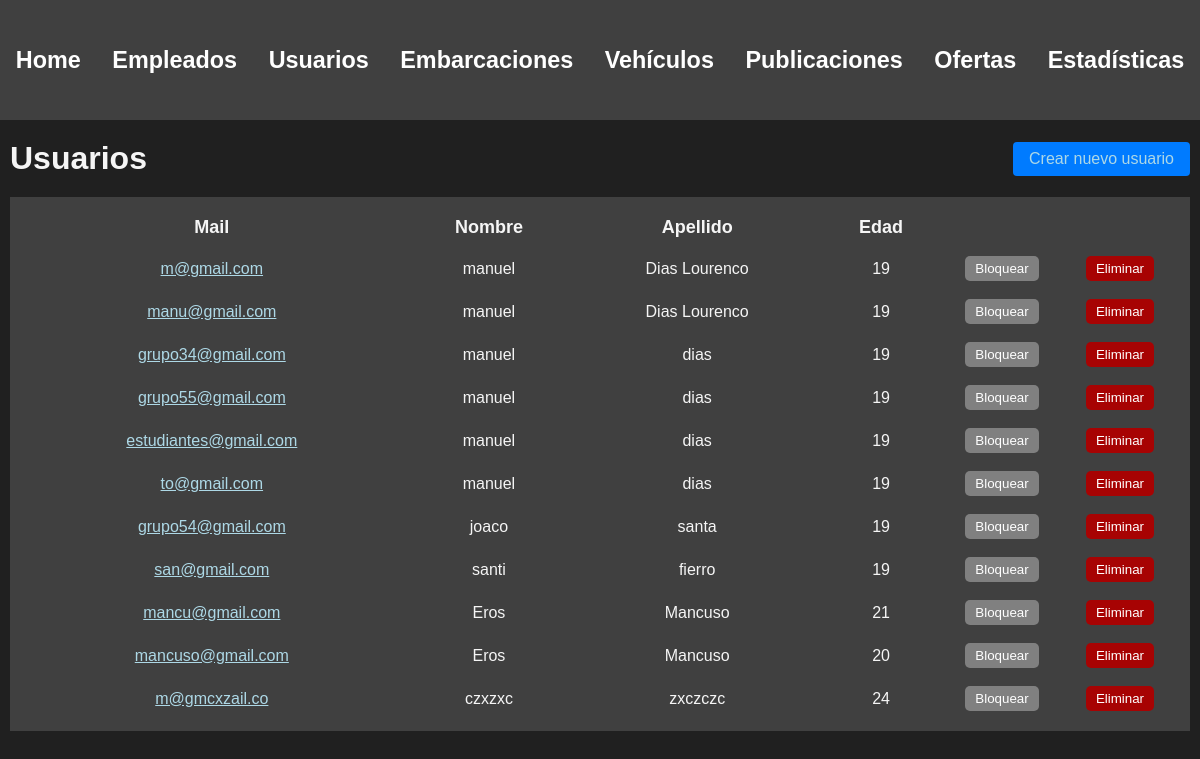
/administracion/usuarios/ (signed in), run on an earlier commit of the app's database.
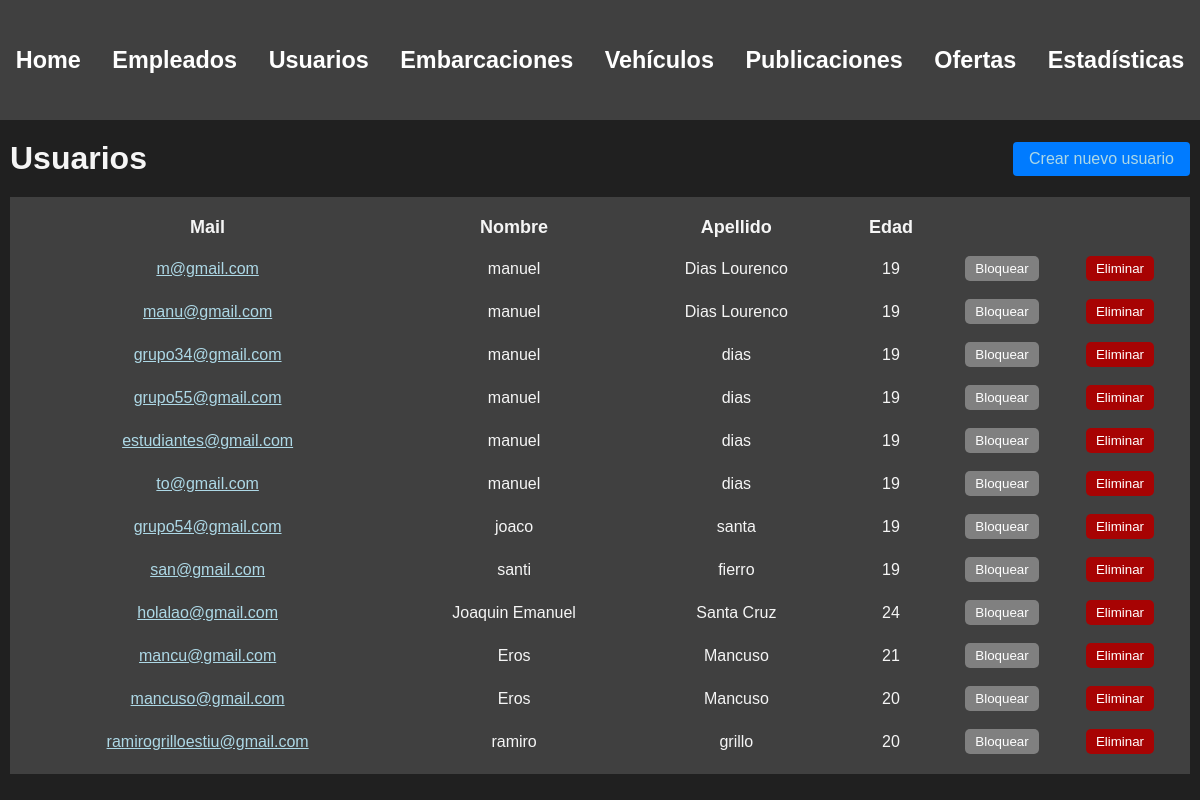
And on a later commit of the database.
### usuarios/models.py (models this page shows, shortened)
class Usuario(AbstractBaseUser, PermissionsMixin):
    nombre = models.CharField(max_length=50)
    apellido = models.CharField(max_length=50)
    fecha_nacimiento = models.DateField()
    telefono = models.CharField(max_length=13)
    mail = models.EmailField(max_length=50, unique=True)
    password = models.CharField(max_length=128)
    is_staff= models.BooleanField(default=False)
    is_blocked= models.BooleanField(default=False)
    USERNAME_FIELD = 'mail'
    REQUIRED_FIELDS = ['nombre', 'apellido', 'fecha_nacimiento', 'telefono']

### administrador/views.py (the view)
# urls.py: path('', include('usuarios.urls')),
@login_required(login_url=reverse_lazy('home'))
def usuarios(request):
    chequear_admin(request.user)
    usuarios = Usuario.objects.filter(is_staff=False)
    for usuario in usuarios:
        usuario.edad = calcular_edad(usuario.fecha_nacimiento)
    return render(request, 'users.html', {
        'usuarios' : usuarios
    })

### administrador/backend.py (called while the page is built)
def calcular_edad(fecha_nacimiento):
    fecha_actual = datetime.now()
    edad = fecha_actual.year - fecha_nacimiento.year - ((fecha_actual.month, fecha_actual.day) < (fecha_nacimiento.month, fecha_nacimiento.day))
    return edad

def chequear_admin(user):
    if not user.is_superuser:
        return redirect('home')

### autenticacion/backend.py (called while the page is built)
    def get_user(self, user_id):
        UserModel = get_user_model()
        try:
            return UserModel.objects.get(pk=user_id)
        except UserModel.DoesNotExist:
            return None

### administrador/templates/users.html (shortened to what this page needs)
{% extends 'layouts/navbar.html' %}
{% block content %}
<div class="header">
    <h1>Usuarios</h1>
    <a href="{% url 'crear usuario' %}" class="btn btn-primary">Crear nuevo usuario</a>
</div>
<table>
    <thead>
        <tr>
            <th>Mail</th>
            <th>Nombre</th>
            <th>Apellido</th>
            <th>Edad</th>
            <th></th>
            <th></th>
        </tr>
    </thead>
    <tbody>
        {% for usuario in usuarios %}
            <tr>
                <td>
                    <a href="{% url 'ver perfil' usuario.id %}"> {{usuario.mail}} </a>
                </td>
                <td>{{usuario.nombre}}</td>
                <td>{{usuario.apellido}}</td>
                <td>{{usuario.edad}}</td>
                <td>
                    {% if usuario.is_blocked %}
                        <form action="{% url 'desbloquear usuario' %}" method="post">
                            {% csrf_token %}
                            <input type="hidden" name="usuario_id" value="{{ usuario.id }}">
                            <button type="submit" class="btn-block">Desbloquear</button>
                        </form>
                    {% else %}
                        <form action="{% url 'bloquear usuario' %}" method="post">
                            <button type="submit" class="btn-block">Bloquear</button>
                        </form>
                    {% endif %}
                </td>
                <td>
                    <button class="btn-delete">Eliminar</button>
                </td>
            </tr>
        {% endfor %}
    </tbody>
</table>
{% endblock %}

### administrador/templates/layouts/navbar.html (shortened to what this page needs)
{% load static %}
<!DOCTYPE html>
<html lang="en">
<head>
    <link rel="stylesheet" href="{% static 'styles/main.css' %}">
</head>
<body>
    <div class="wrapper">
        <nav class="navbar">
            <ul>
                <li>
                    <a href="{% url 'home' %}">
                        <h3>Home</h3>
                    </a>
                </li>
                <li>
                    <a href="{% url 'lista empleados' %}">
                        <h3>Empleados</h3>
                    </a>
                </li>
                <li>
                    <a href="{% url 'lista usuarios' %}">
                        <h3>Usuarios</h3>
                    </a>
                </li>
                <li>
                    <a>
                        <h3>Embarcaciones</h3>
                    </a>
                </li>
                <li>
                    <a>
                        <h3>Vehículos</h3>
                    </a>
                </li>
                <li>
                    <a>
                        <h3>Publicaciones</h3>
                    </a>
                </li>
                <li>
                    <a>
                        <h3>Ofertas</h3>
                    </a>
                </li>
                <li>
                    <a>
                        <h3>Estadísticas</h3>
                    </a>
                </li>
            </ul>
        </nav>
    </div>
    <main class="container">
        {% block content %}
        {% endblock %}
    </main>
</body>
</html>

### administrador/static/styles/main.css (style rules this page uses)
:root { --azul1: #6785b4; --azul2: #26a5b9; --azul3: #a9cecf; --gris: #c4c4be8c; --arena: #c8baa0; }
body { background: #202020; color: whitesmoke; font-family: arial; margin: 0; }
.wrapper { background: #404040; }
.navbar { max-width: 1400px; height: 120px; background: #404040; margin: 0 auto; display: flex; align-items: center; }
.navbar ul { display: flex; justify-content: space-between; margin-top: 0px; margin-bottom: 0px; padding: 0; width: 100%; }
.navbar ul li { list-style: none; text-align: center; flex-grow: 1; }
.navbar ul li a { color: white; font-size: 20px; text-decoration: none; }
.container { max-width: 1200px; margin: auto; padding: 20px 10px; }
.header { display: flex; justify-content: space-between; align-items: center; margin-bottom: 20px; }
.header h1 { margin: 0; }
.btn-primary { background-color: #007bff; border-color: #007bff; color: #fff; padding: 8px 16px; border-radius: 4px; text-decoration: none; }
table { width: 100%; background: #404040; color: whitesmoke; padding: 10px; margin-bottom: 2px; }
table thead th { font-size: 18px; }
table tbody td { font-size: 16px; }
table th, table td { padding: 8px; text-align: center; }
a:link, a:visited { color: lightblue; font-size: 16px; }
.btn-delete { background-color: rgb(167, 3, 3); color: white; border: none; border-radius: 5px; padding: 5px 10px; }
.btn-block { background-color: gray; color: white; border: none; border-radius: 5px; padding: 5px 10px; }
td:nth-child(5), td:nth-child(6) { width: 100px; }

What changed in the data, as far as the page shows it:
removed Usuario: mail "m@gmcxzail.co", nombre "czxzxc", apellido "zxczczc", edad "24"
added Usuario: mail "holalao@gmail.com", nombre "Joaquin Emanuel", apellido "Santa Cruz", edad "24"
added Usuario: mail "ramirogrilloestiu@gmail.com", nombre "ramiro", apellido "grillo", edad "20"
